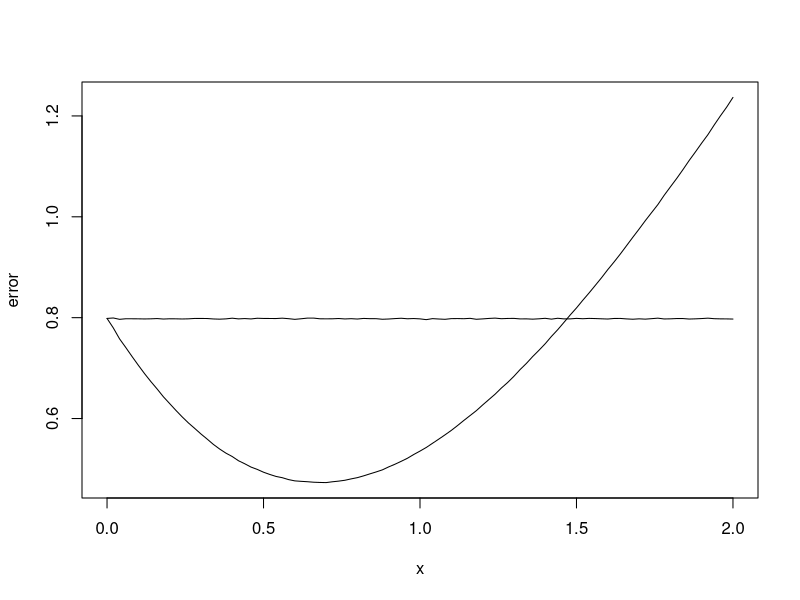

Recreate this plot in R.

# script to find the optmial two-guess strategy for getting as close
# as possible to a number drawn from a normal distribution (L1 errer / MAE)

pdf(file="opt-two-guess.pdf")

NPTS <- 1000000

guesses <- c(0:100)/100. * 2.

errs.guess <- c()
errs.zero  <- c()

for(guess in guesses) {

    x <- rnorm(NPTS)
    err.guess <- mean(pmin( abs(x - guess), abs(x - -guess) ))
    err.zero  <- mean(      abs(x - 0))
    cat("guess: ", guess, " err.guess: ", err.guess, "err.zero:", err.zero, "\n")
    errs.guess <- c(errs.guess, err.guess)
    errs.zero  <- c(errs.zero , err.zero)
}

plot(guesses, errs.guess, xlab="x", ylab="error", type="l")
lines(guesses, errs.zero)

